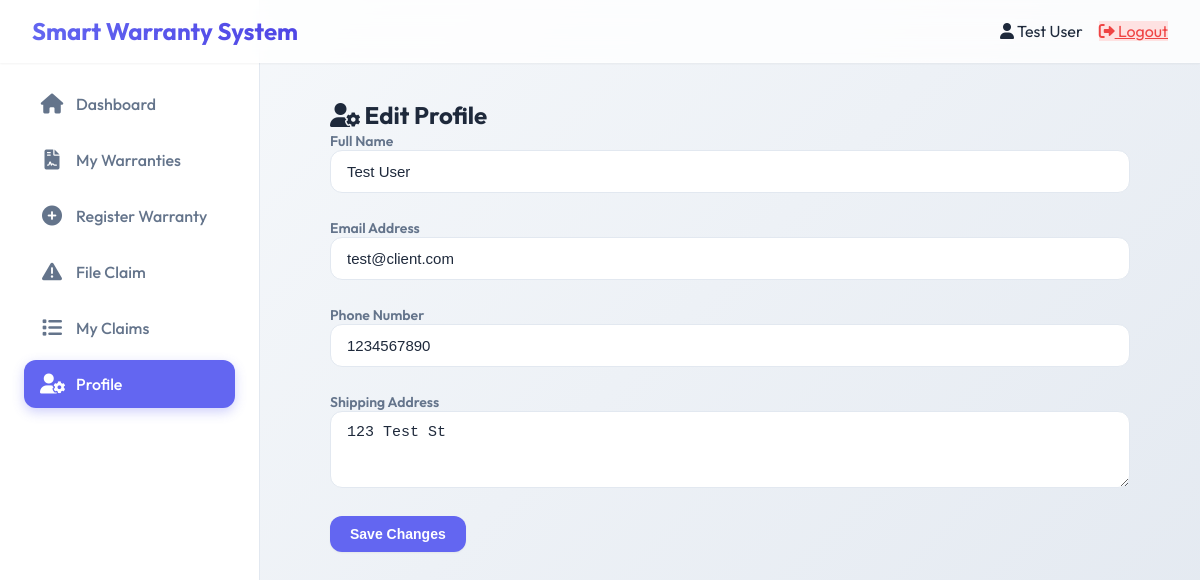
Screenshot of /client/profile.php (signed in) with the database file from the repository.
### tables this page shows
CREATE TABLE `users` (
  `id` int(11) NOT NULL,
  `username` varchar(50) NOT NULL,
  `password` varchar(255) NOT NULL,
  `email` varchar(100) NOT NULL,
  `full_name` varchar(100) NOT NULL,
  `phone` varchar(20) DEFAULT NULL,
  `address` text DEFAULT NULL,
  `user_type` enum('client','technician','admin','owner') NOT NULL DEFAULT 'client',
  `status` enum('active','inactive') NOT NULL DEFAULT 'active',
  `last_login` datetime DEFAULT NULL,
  `created_at` timestamp NOT NULL DEFAULT current_timestamp()
);

### client/profile.php (the view, shortened to what this page needs)
<?php
require_once '../config.php';
$user_id = (int)$_SESSION['user_id'];
$stmt = $pdo->prepare("SELECT * FROM users WHERE id = ?");
$stmt->execute([$user_id]);
$user = $stmt->fetch();
require_once '../includes/header.php';
require_once '../includes/sidebar.php';
?>
<div class="main-content">
    <div class="form-container">
        <h2><i class="fas fa-user-cog"></i> Edit Profile</h2>
        <form method="POST" action="">
            <div class="form-group">
                <label>Full Name</label>
                <input type="text" name="full_name" value="<?php echo htmlspecialchars($user['full_name']); ?>" required>
            </div>
            <div class="form-group">
                <label>Email Address</label>
                <input type="email" name="email" value="<?php echo htmlspecialchars($user['email']); ?>" required>
            </div>
            <div class="form-group">
                <label>Phone Number</label>
                <input type="tel" name="phone" value="<?php echo htmlspecialchars($user['phone']); ?>" required>
            </div>
            <div class="form-group">
                <label>Shipping Address</label>
                <textarea name="address" required rows="3"><?php echo htmlspecialchars($user['address']); ?></textarea>
            </div>
            <button type="submit" name="update_profile" class="btn">Save Changes</button>
        </form>
    </div>
</div>
<?php require_once '../includes/footer.php'; ?>

### assets/css/style.css (style rules this page uses)
* { margin: 0; padding: 0; box-sizing: border-box; }
:root { --primary: #6366f1; --primary-dark: #4f46e5; --secondary: #64748b; --success: #10b981; --warning: #f59e0b; --danger: #ef4444; --info: #0ea5e9; --bg-main: #f8fafc; --bg-card: rgba(255, 255, 255, 0.9); --text-main: #1e293b; --text-muted: #64748b; --shadow-sm: 0 1px 2px 0 rgb(0 0 0 / 0.05); --shadow: 0 4px 6px -1px rgb(0 0 0 / 0.1), 0 2px 4px -2px rgb(0 0 0 / 0.1); --shadow-lg: 0 10px 15px -3px rgb(0 0 0 / 0.1), 0 4px 6px -4px rgb(0 0 0 / 0.1); --radius: 12px; }
body { font-family: 'Outfit', sans-serif; background: linear-gradient(135deg, #f8fafc 0%, #e2e8f0 100%); color: var(--text-main); min-height: 100vh; }
.main-content { margin-left: 260px; padding: 100px 2.5rem 3rem; min-height: 100vh; width: calc(100% - 260px); }
.btn { display: inline-flex; align-items: center; gap: 0.5rem; padding: 0.625rem 1.25rem; font-weight: 600; border-radius: var(--radius); cursor: pointer; text-decoration: none; border: none; font-size: 0.875rem; background: var(--primary); color: white; box-shadow: 0 1px 2px rgba(0, 0, 0, 0.05); }
.form-container { max-width: 800px; margin: 0 auto; }
.form-group { margin-bottom: 1.5rem; }
label { font-size: 0.875rem; font-weight: 600; color: var(--text-muted); margin-bottom: 0.5rem; }
input, select, textarea { width: 100%; padding: 0.75rem 1rem; border: 1px solid #e2e8f0; border-radius: var(--radius); background: white; font-size: 0.9375rem; color: var(--text-main); }

### rows the page displays
users: full_name "Test User", email "test@client.com", phone "1234567890", address "123 Test St"

### other values shown
$site_name "Smart Warranty System"
$_SESSION['full_name'] "Test User"
